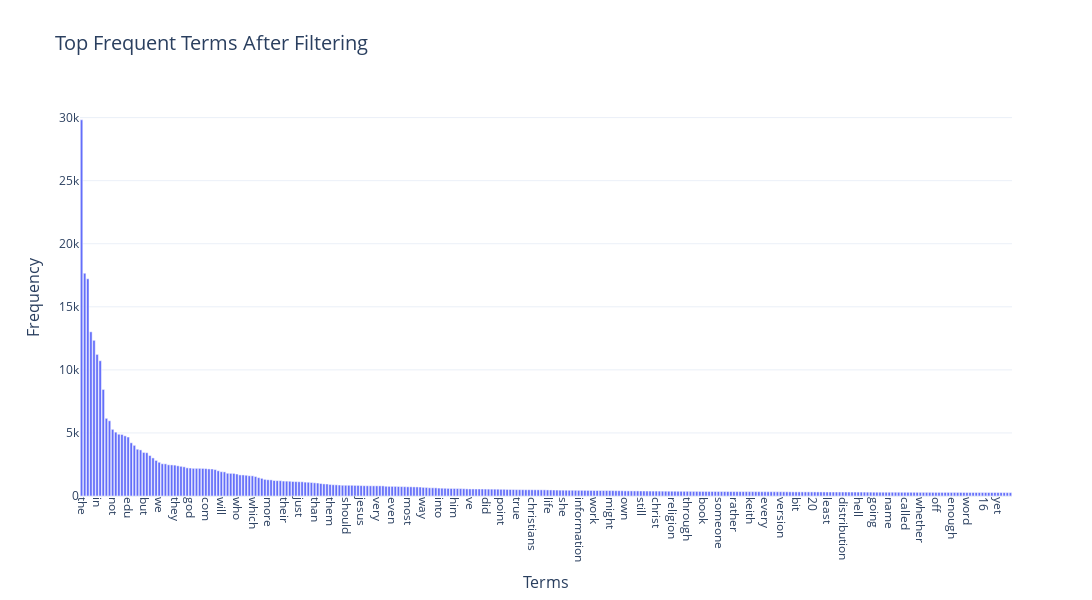

Notebook code for this chart:
### Markdown cell above
### >>> **Exercise 14 (take home):** 
Additionally, you can attempt to sort the terms on the `x-axis` by frequency instead of in alphabetical order. This way the visualization is more meaninfgul and you will be able to observe the so called [long tail](https://en.wikipedia.org/wiki/Long_tail) (get familiar with this term since it will appear a lot in data mining and other statistics courses). see picture below

![alt txt](https://upload.wikimedia.org/wikipedia/commons/thumb/8/8a/Long_tail.svg/1000px-Long_tail.svg.png)

### Code cell
# Answer here
term_frequencies = np.sum(X_counts.toarray(), axis=0)  # Sum over all documents

top_n = 300  # keep 30 most frequent terms
sorted_indices = np.argsort(term_frequencies)[::-1] 
top_indices = sorted_indices[:top_n]

X_counts_reduced = X_counts[:, top_indices]

top_terms = count_vect.get_feature_names_out()[top_indices]

term_data = pd.DataFrame({
    'Term': top_terms,  # The most frequent terms after filtering
    'Frequency': term_frequencies[top_indices]  # Corresponding frequencies
})

fig = px.bar(term_data, 
             x='Term', 
             y='Frequency', 
             title='Top Frequent Terms After Filtering',
             labels={'Term': 'Terms', 'Frequency': 'Frequency'},
             template='plotly_white')

fig.update_layout(
    xaxis=dict(tickangle=90),
    height=600,
    width=1200, 
    title_font_size=20,
    xaxis_title_font_size=16,
    yaxis_title_font_size=16
)

fig.show()

### Figure 1 — Plotly figure (JSON) as saved in the notebook; plotly's stock layout.template omitted (floating-point values rounded to 4 significant figures; data arrays with more than 128 entries replaced by an {"elided": "..."} marker saying what was removed)
{"data": [{"hovertemplate": "Terms=%{x}<br>Frequency=%{y}<extra></extra>", "legendgroup": "", "marker": {"color": "#636efa", "pattern": {"shape": ""}}, "name": "", "orientation": "v", "showlegend": false, "textposition": "auto", "type": "bar", "x": {"elided": "300 str values"}, "xaxis": "x", "y": {"elided": "300 int values"}, "yaxis": "y"}], "layout": {"barmode": "relative", "height": 600, "legend": {"tracegroupgap": 0}, "title": {"font": {"size": 20}, "text": "Top Frequent Terms After Filtering"}, "width": 1200, "xaxis": {"anchor": "y", "domain": [0, 1], "tickangle": 90, "title": {"font": {"size": 16}, "text": "Terms"}}, "yaxis": {"anchor": "x", "domain": [0, 1], "title": {"font": {"size": 16}, "text": "Frequency"}}}}
